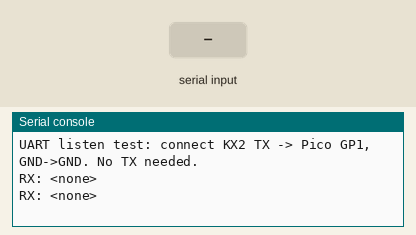
Bench run of a program on a simulated Raspberry Pi Pico running MicroPython. On the bench: the last lines printed to the serial console. Inputs (shaded band) come from the test bench.

Above: at 1.2 s.
1.3 s: "1" received over the second serial link
At 1.9 s:
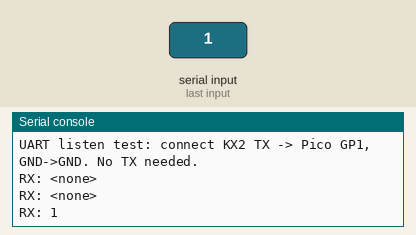
3.0 s: "0" received over the second serial link
At 3.4 s:
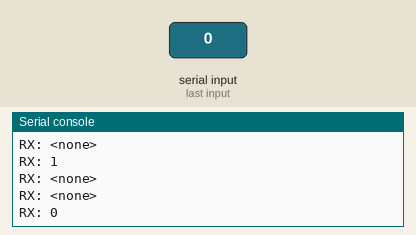
4.5 s: "2" received over the second serial link
At 4.81 s:
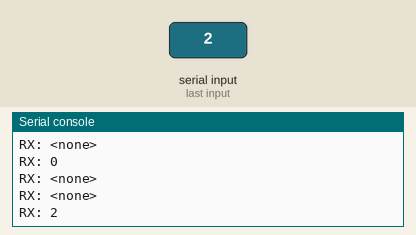

Measured:
- after the input at 1.3 s, the serial console: prints a new line after 0.20 s (image 1)
- after the input at 3.0 s, the serial console: prints a new line at once (image 2)
- after the input at 4.5 s, the serial console: prints a new line at once (image 3)

The program:

uart_listen_test.py
```python
from machine import UART, Pin
import time

uart = UART(0, baudrate=9600, tx=Pin(0), rx=Pin(1), bits=8, parity=None, stop=1)

print("UART listen test: connect KX2 TX -> Pico GP1, GND->GND. No TX needed.")

last_print = time.ticks_ms()
buf = bytearray()

while True:
    if uart.any():
        data = uart.read()
        if data:
            buf.extend(data)
    now = time.ticks_ms()
    if time.ticks_diff(now, last_print) >= 500:
        if buf:
            try:
                text = buf.decode()
            except Exception:
                text = str(buf)
            print("RX:", text)
            buf = bytearray()
        else:
            print("RX: <none>")
        last_print = now
```
